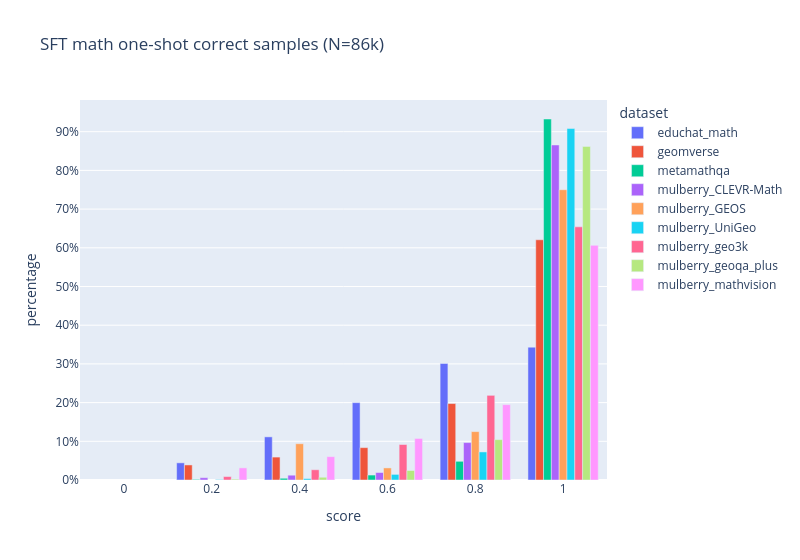

Notebook code for this chart:
### Code cell
df_plot = (
    df_correct.groupby(["dataset", "id"]).agg({"score": "mean"}).reset_index()
              .groupby(["dataset", "score"]).size().reset_index(name="value")
)
df_plot["pct"] = df_plot.groupby("dataset")["value"].transform(lambda v: v / v.sum())
fig = px.bar(df_plot, x="score", y="pct", color="dataset", barmode="group",
             range_x=[-0.1, 1.1], width=800, title="SFT math one-shot correct samples (N=86k)")
fig.update_layout(yaxis_tickformat=".0%", yaxis_title="percentage")
fig

### Figure 1 — Plotly figure (JSON) as saved in the notebook; plotly's stock layout.template omitted (floating-point values rounded to 4 significant figures)
{"data": [{"alignmentgroup": "True", "hovertemplate": "dataset=educhat_math<br>score=%{x}<br>pct=%{y}<extra></extra>", "legendgroup": "educhat_math", "marker": {"color": "#636efa", "pattern": {"shape": ""}}, "name": "educhat_math", "offsetgroup": "educhat_math", "orientation": "v", "showlegend": true, "textposition": "auto", "type": "bar", "x": [0.2, 0.4, 0.6, 0.8, 1.0], "xaxis": "x", "y": [0.04437, 0.1115, 0.1998, 0.301, 0.3433], "yaxis": "y"}, {"alignmentgroup": "True", "hovertemplate": "dataset=geomverse<br>score=%{x}<br>pct=%{y}<extra></extra>", "legendgroup": "geomverse", "marker": {"color": "#EF553B", "pattern": {"shape": ""}}, "name": "geomverse", "offsetgroup": "geomverse", "orientation": "v", "showlegend": true, "textposition": "auto", "type": "bar", "x": [0.2, 0.4, 0.6, 0.8, 1.0], "xaxis": "x", "y": [0.03888, 0.05922, 0.08363, 0.1976, 0.6207], "yaxis": "y"}, {"alignmentgroup": "True", "hovertemplate": "dataset=metamathqa<br>score=%{x}<br>pct=%{y}<extra></extra>", "legendgroup": "metamathqa", "marker": {"color": "#00cc96", "pattern": {"shape": ""}}, "name": "metamathqa", "offsetgroup": "metamathqa", "orientation": "v", "showlegend": true, "textposition": "auto", "type": "bar", "x": [0.2, 0.4, 0.6, 0.8, 1.0], "xaxis": "x", "y": [0.001619, 0.004513, 0.01279, 0.04831, 0.9328], "yaxis": "y"}, {"alignmentgroup": "True", "hovertemplate": "dataset=mulberry_CLEVR-Math<br>score=%{x}<br>pct=%{y}<extra></extra>", "legendgroup": "mulberry_CLEVR-Math", "marker": {"color": "#ab63fa", "pattern": {"shape": ""}}, "name": "mulberry_CLEVR-Math", "offsetgroup": "mulberry_CLEVR-Math", "orientation": "v", "showlegend": true, "textposition": "auto", "type": "bar", "x": [0.2, 0.4, 0.6, 0.8, 1.0], "xaxis": "x", "y": [0.005949, 0.01239, 0.01934, 0.09668, 0.8656], "yaxis": "y"}, {"alignmentgroup": "True", "hovertemplate": "dataset=mulberry_GEOS<br>score=%{x}<br>pct=%{y}<extra></extra>", "legendgroup": "mulberry_GEOS", "marker": {"color": "#FFA15A", "pattern": {"shape": ""}}, "name": "mulberry_GEOS", "offsetgroup": "mulberry_GEOS", "orientation": "v", "showlegend": true, "textposition": "auto", "type": "bar", "x": [0.4, 0.6, 0.8, 1.0], "xaxis": "x", "y": [0.09375, 0.03125, 0.125, 0.75], "yaxis": "y"}, {"alignmentgroup": "True", "hovertemplate": "dataset=mulberry_UniGeo<br>score=%{x}<br>pct=%{y}<extra></extra>", "legendgroup": "mulberry_UniGeo", "marker": {"color": "#19d3f3", "pattern": {"shape": ""}}, "name": "mulberry_UniGeo", "offsetgroup": "mulberry_UniGeo", "orientation": "v", "showlegend": true, "textposition": "auto", "type": "bar", "x": [0.2, 0.4, 0.6, 0.8, 1.0], "xaxis": "x", "y": [0.001209, 0.003628, 0.01451, 0.07255, 0.9081], "yaxis": "y"}, {"alignmentgroup": "True", "hovertemplate": "dataset=mulberry_geo3k<br>score=%{x}<br>pct=%{y}<extra></extra>", "legendgroup": "mulberry_geo3k", "marker": {"color": "#FF6692", "pattern": {"shape": ""}}, "name": "mulberry_geo3k", "offsetgroup": "mulberry_geo3k", "orientation": "v", "showlegend": true, "textposition": "auto", "type": "bar", "x": [0.2, 0.4, 0.6, 0.8, 1.0], "xaxis": "x", "y": [0.00884, 0.02652, 0.09171, 0.2188, 0.6541], "yaxis": "y"}, {"alignmentgroup": "True", "hovertemplate": "dataset=mulberry_geoqa_plus<br>score=%{x}<br>pct=%{y}<extra></extra>", "legendgroup": "mulberry_geoqa_plus", "marker": {"color": "#B6E880", "pattern": {"shape": ""}}, "name": "mulberry_geoqa_plus", "offsetgroup": "mulberry_geoqa_plus", "orientation": "v", "showlegend": true, "textposition": "auto", "type": "bar", "x": [0.2, 0.4, 0.6, 0.8, 1.0], "xaxis": "x", "y": [0.002167, 0.007104, 0.02452, 0.1043, 0.8619], "yaxis": "y"}, {"alignmentgroup": "True", "hovertemplate": "dataset=mulberry_mathvision<br>score=%{x}<br>pct=%{y}<extra></extra>", "legendgroup": "mulberry_mathvision", "marker": {"color": "#FF97FF", "pattern": {"shape": ""}}, "name": "mulberry_mathvision", "offsetgroup": "mulberry_mathvision", "orientation": "v", "showlegend": true, "textposition": "auto", "type": "bar", "x": [0.2, 0.4, 0.6, 0.8, 1.0], "xaxis": "x", "y": [0.03132, 0.0604, 0.1074, 0.1946, 0.6063], "yaxis": "y"}], "layout": {"barmode": "group", "legend": {"title": {"text": "dataset"}, "tracegroupgap": 0}, "title": {"text": "SFT math one-shot correct samples (N=86k)"}, "width": 800, "xaxis": {"anchor": "y", "domain": [0, 1], "range": [-0.1, 1.1], "title": {"text": "score"}}, "yaxis": {"anchor": "x", "domain": [0, 1], "tickformat": ".0%", "title": {"text": "percentage"}}}}
